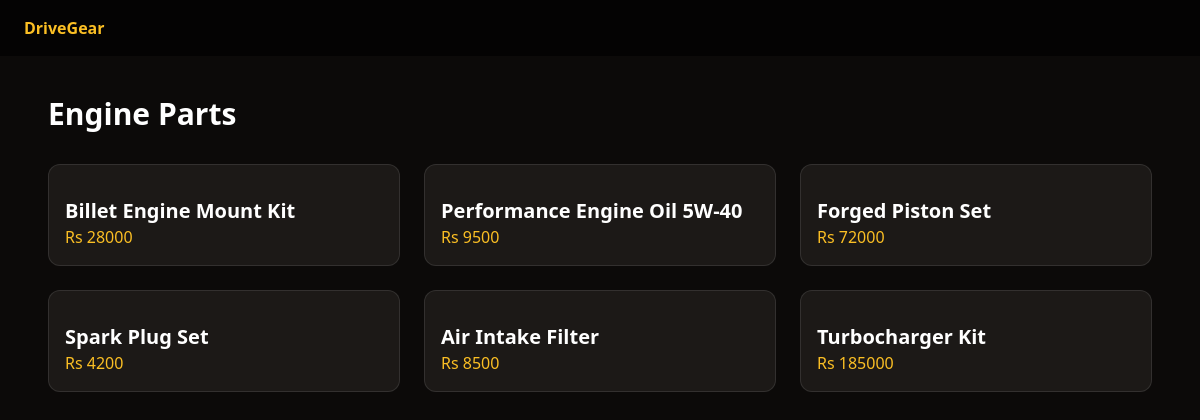
The app's page /category/4/ with its own data.
### parts/models.py (models this page shows, shortened)
class Category(models.Model):
    name = models.CharField(max_length=100)
    description = models.TextField(blank=True, null=True)
    class Meta:
        verbose_name_plural = 'Categories'
        ordering = ['name']

class CarPart(models.Model):
    category = models.ForeignKey(Category, on_delete=models.CASCADE, related_name='carpart_set')
    name = models.CharField(max_length=100)
    brand = models.CharField(max_length=100, blank=True, default='')
    vehicle_name = models.CharField(max_length=120, blank=True, default='')
    price = models.IntegerField()
    description = models.TextField()
    image = models.ImageField(upload_to='parts', blank=True, null=True)
    stock_quantity = models.IntegerField(default=0)
    low_stock_threshold = models.IntegerField(default=10)
    is_featured = models.BooleanField(default=False)
    is_available = models.BooleanField(default=True)
    created_at = models.DateTimeField(default=timezone.now)
    updated_at = models.DateTimeField(auto_now=True)
    class Meta:
        ordering = ['-created_at']

### parts/views.py (the view)
# urls.py: path('category/<int:category_id>/', views.category_products, name='category_products'),
def category_products(request, category_id):
    category = get_object_or_404(Category, id=category_id)
    products = CarPart.objects.filter(category=category)
    context = {
        'category': category,
        'parts': products,
    }
    return render(request, 'category_products.html', context)

### parts/context_processors.py (called while the page is built, shortened)
def admin_dashboard_stats(request):
    if not request.path.startswith('/admin/'):
        return {}

### parts/templates/category_products.html (shortened to what this page needs)
<!DOCTYPE html>
<html lang="en">
<head>
    <script src="https://cdn.tailwindcss.com"></script>
</head>
<body class="bg-stone-950 text-white">
    <nav class="px-6 py-4 bg-black/70">
        <a href="{% url 'home' %}" class="font-bold text-amber-400">DriveGear</a>
    </nav>
    <main class="max-w-6xl mx-auto px-6 py-10">
        <h1 class="text-3xl font-bold mb-8">{{ category.name }}</h1>
        <div class="grid grid-cols-1 md:grid-cols-3 gap-6">
            {% for item in parts %}
                <a href="{% url 'product_detail' item.id %}" class="block rounded-xl border border-white/10 bg-stone-900 p-4 hover:border-amber-500">
                    <h2 class="mt-4 text-xl font-semibold">{{ item.name }}</h2>
                    <p class="text-amber-400">Rs {{ item.price }}</p>
                </a>
            {% empty %}
                <p class="text-stone-400">No products found in this category.</p>
            {% endfor %}
        </div>
    </main>
</body>
</html>

### records on screen
Category: name "Engine Parts"
CarPart: name "Billet Engine Mount Kit", price "28000"
CarPart: name "Performance Engine Oil 5W-40", price "9500"
CarPart: name "Forged Piston Set", price "72000"
CarPart: name "Spark Plug Set", price "4200"
CarPart: name "Air Intake Filter", price "8500"
CarPart: name "Turbocharger Kit", price "185000"
